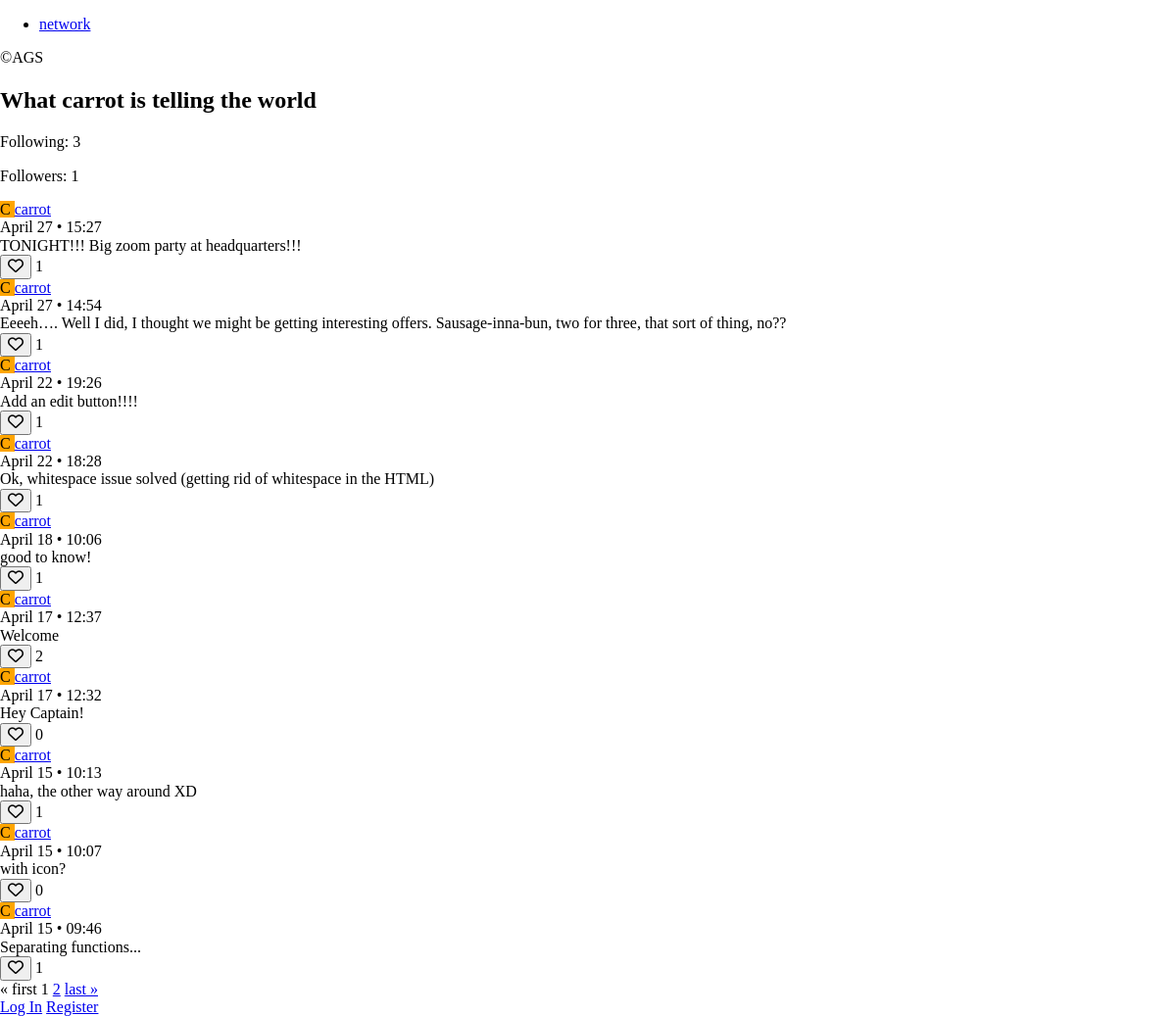
Screenshot of /profile/carrot with the database file from the repository.
### network/models.py (models this page shows, shortened)
class User(AbstractUser):
    color = models.CharField(max_length=7, default='#000000')
    following = models.ManyToManyField(
        'self', symmetrical=False, blank=True, related_name='follower')

class Post(models.Model):
    writer = models.ForeignKey(
        User, on_delete=models.CASCADE, related_name='posts')
    post = models.CharField(max_length=140)
    timestamp = models.DateTimeField(auto_now_add=True)
    liked_by = models.ManyToManyField(
        User, blank=True, related_name='posts_liked')

### network/views.py (the view, shortened to what this page needs)
# urls.py: path('profile/<str:writer_username>', views.profile, name='profile'),
def profile(request, writer_username):
    try:
        writer = User.objects.get(username=writer_username)
    except User.DoesNotExist:
        return JsonResponse({'error': 'Writer not found.'}, status=404)
    if request.method == 'GET':
        if writer.follower.filter(pk=request.user.pk).exists():
            follow_btn = 'unfollow'
        else:
            follow_btn = 'follow'
        posts = writer.posts.order_by('-timestamp').all()
        paginator = Paginator(posts, 10)
        page_number = request.GET.get('page')
        page_obj = paginator.get_page(page_number)
        return render(request, 'network/index.html', {
            'user': request.user,
            'writer': writer,
            'page_obj': page_obj,
            'follow_btn': follow_btn,
            'post_list_type': 'profile'
        })
    else:
        return JsonResponse({'error': 'GET or PATCH request required.'}, status=400)

### network/templates/network/index.html (shortened to what this page needs)
{% extends "network/layout.html" %} {% block body %}
{% if post_list_type == "profile" %}
<section id="profile-view">
    <h2>What
        {% if writer == user %}
        you are
        {% else %}
        {{ writer }} is
        {% endif %}
        telling the world
    </h2>
    <div class="follow">
        <div class="follow-info">
            <p>Following: <span id="following">{{ writer.following.count }}</span></p>
            <p>Followers: <span id="followers">{{ writer.follower.count }}</span></p>
        </div>
    </div>
</section>
{% endif %}
<section id="postlist">
    {% for post in page_obj %}
    <article class="post">
        <div class="post-writer">
            <span class="avatar" style="background-color: {{ post.writer.color }}">
                {{ post.writer.username.0|upper }}
            </span>
            <a href="{% url 'profile' post.writer.username %}">
                {{ post.writer.username }}
            </a>
        </div>
        <div class="post-time">
            {% if current_year > post.timestamp|date:"Y" %}
            {{ post.timestamp|date:"F j, Y" }} &#8226; {{ post.timestamp|date:"H:i" }}
            {% else %}
            {{ post.timestamp|date:"F j" }} &#8226; {{ post.timestamp|date:"H:i" }}
            {% endif %}
        </div>
        <div class="post-message" id="post-message-{{ post.id }}">{{ post.post }}</div>
        <div class="post-likes">
            <button class="btn-like" data-value="{{ post.id }}">
                {% if user in post.liked_by.all %}
                <i id="heart-{{ post.id }}" class="fas fa-heart"></i>
                {% else %}
                <i id="heart-{{ post.id }}" class="far fa-heart"></i>
                {% endif %}
            </button>
            <span id="likes-count-{{ post.id }}">
                {{ post.liked_by.count }}
            </span>
        </div>
    </article>
    {% endfor %}
</section>
<nav class="pages">
    {% if page_obj.has_previous %}
    <a href="?page=1" class="page page-general">&laquo; first</a>
    <a href="?page={{ page_obj.previous_page_number }}" class="page page-general">{{ page_obj.previous_page_number}}</a>
    {% else %}
    <span aria-hidden="true" class="page page-inactive">&laquo; first</span>
    {% endif %}
    <span class="page page-current">{{ page_obj.number }}</span>
    {% if page_obj.has_next %}
    <a href="?page={{ page_obj.next_page_number }}" class="page page-general">{{ page_obj.next_page_number }}</a>
    <a href="?page={{ page_obj.paginator.num_pages }}" class="page page-general">last &raquo;</a>
    {% else %}
    <span aria-hidden="true" class="page page-inactive">last &raquo;</span>
    {% endif %}
</nav>
{% endblock %}

### rows the page displays
User: username "carrot", following.count "3", follower.count "1"
Post: writer.username.0 "C", writer.username "carrot", timestamp "April 27", timestamp "15:27", post "TONIGHT!!! Big zoom party at headquarters!!!", liked_by.count "1"
Post: writer.username.0 "C", writer.username "carrot", timestamp "April 27", timestamp "14:54", post "Eeeeh…. Well I did, I thought we might be getting interesting offers. Sausage-inna-bun, two for three, that sort of thing, no??", liked_by.count "1"
Post: writer.username.0 "C", writer.username "carrot", timestamp "April 22", timestamp "19:26", post "Add an edit button!!!!", liked_by.count "1"
Post: writer.username.0 "C", writer.username "carrot", timestamp "April 22", timestamp "18:28", post "Ok, whitespace issue solved (getting rid of whitespace in the HTML)", liked_by.count "1"
Post: writer.username.0 "C", writer.username "carrot", timestamp "April 18", timestamp "10:06", post "good to know!", liked_by.count "1"
Post: writer.username.0 "C", writer.username "carrot", timestamp "April 17", timestamp "12:37", post "Welcome", liked_by.count "2"
Post: writer.username.0 "C", writer.username "carrot", timestamp "April 17", timestamp "12:32", post "Hey Captain!", liked_by.count "0"
Post: writer.username.0 "C", writer.username "carrot", timestamp "April 15", timestamp "10:13", post "haha, the other way around XD", liked_by.count "1"
Post: writer.username.0 "C", writer.username "carrot", timestamp "April 15", timestamp "10:07", post "with icon?", liked_by.count "0"
Post: writer.username.0 "C", writer.username "carrot", timestamp "April 15", timestamp "09:46", post "Separating functions...", liked_by.count "1"

### other values shown
{{ page_obj.number }} "1"
{{ page_obj.next_page_number }} "2"
